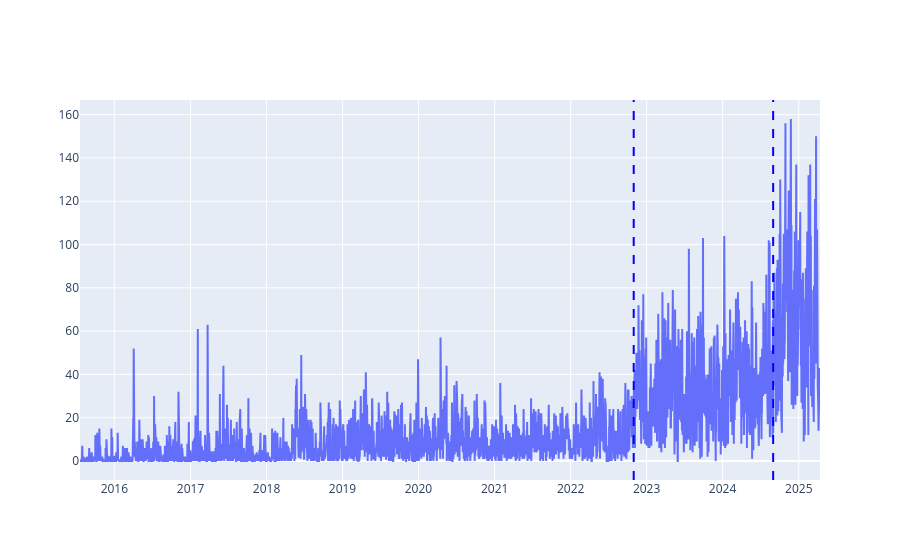

Write notebook code for a chart like this one.
### Code cell
# Plot 1: Tweet-Aktivität
fig1 = go.Figure()
fig1.add_trace(go.Scatter(x=final_daily_df["date"], y=final_daily_df['tweet_count'], mode='lines', name='Tweet Count'))

# Apply change point detection for tweet activity
tweet_activity_data = final_daily_df["tweet_count"].values.reshape(-1, 1)

# Use ruptures for change point detection
model = rpt.Binseg(model="l2")  # Binary segmentation with l2 norm
n_bkps = 2  # Number of breakpoints to detect
breakpoints = model.fit_predict(tweet_activity_data, n_bkps=n_bkps)

# Add vertical lines for detected breakpoints
for bkp in breakpoints[:-1]:  # Exclude the last breakpoint (end of data)
    fig1.add_vline(x=final_daily_df["date"].iloc[bkp], line=dict(color="blue", dash="dash"), name="Breakpoint")

#print breakpoints
print("Detected breakpoints for tweet activity:", breakpoints)
print("Breakpoints as dates:", final_daily_df['date'].iloc[breakpoints[:-1]].tolist())

fig1.show()

### Figure 1 — Plotly figure (JSON) as saved in the notebook; plotly's stock layout.template omitted (floating-point values rounded to 4 significant figures; data arrays with more than 128 entries replaced by an {"elided": "..."} marker saying what was removed)
{"data": [{"mode": "lines", "name": "Tweet Count", "type": "scatter", "x": {"elided": "3556 str values"}, "y": {"elided": "3556 int values"}}], "layout": {"shapes": [{"line": {"color": "blue", "dash": "dash"}, "name": "Breakpoint", "type": "line", "x0": "2022-10-31T00:00:00", "x1": "2022-10-31T00:00:00", "xref": "x", "y0": 0, "y1": 1, "yref": "y domain"}, {"line": {"color": "blue", "dash": "dash"}, "name": "Breakpoint", "type": "line", "x0": "2024-08-31T00:00:00", "x1": "2024-08-31T00:00:00", "xref": "x", "y0": 0, "y1": 1, "yref": "y domain"}]}}
